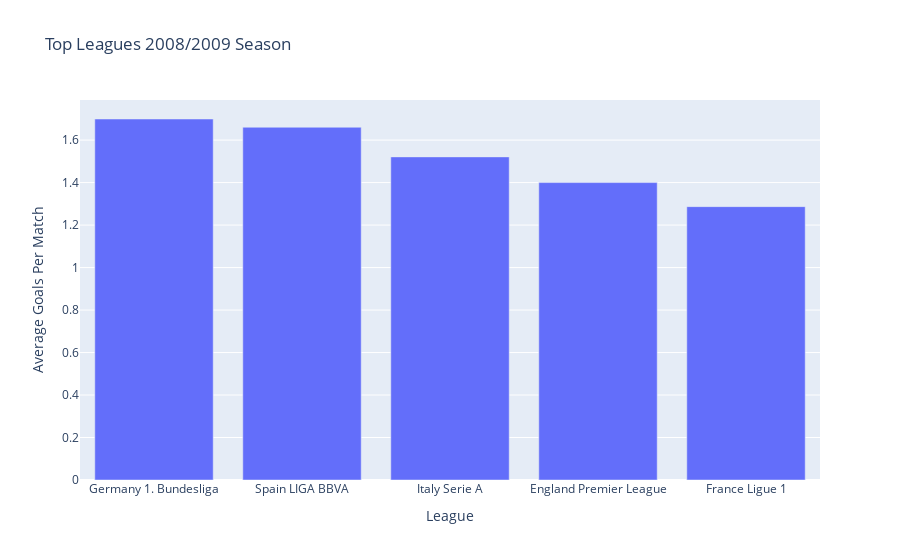

Notebook source saved alongside this figure:
### Code cell
season_8_9 = season_8_9.sort_values(['avg_home_goals','avg_away_goals'], ascending=False)[['league_name','avg_goals_per_match','avg_home_goals','avg_away_goals']].copy()
fig = px.bar(season_8_9 , x='league_name' , y='avg_home_goals', title='Top Leagues 2008/2009 Season')
fig.update_xaxes(title_text='League')
fig.update_yaxes(title_text='Average Goals Per Match')

fig.show()

### Figure 1 — Plotly figure (JSON) as saved in the notebook; plotly's stock layout.template omitted (floating-point values rounded to 4 significant figures)
{"data": [{"alignmentgroup": "True", "hovertemplate": "league_name=%{x}<br>avg_home_goals=%{y}<extra></extra>", "legendgroup": "", "marker": {"color": "#636efa", "pattern": {"shape": ""}}, "name": "", "offsetgroup": "", "orientation": "v", "showlegend": false, "textposition": "auto", "type": "bar", "x": ["Germany 1. Bundesliga", "Spain LIGA BBVA", "Italy Serie A", "England Premier League", "France Ligue 1"], "xaxis": "x", "y": [1.699, 1.661, 1.521, 1.4, 1.287], "yaxis": "y"}], "layout": {"barmode": "relative", "legend": {"tracegroupgap": 0}, "title": {"text": "Top Leagues 2008/2009 Season"}, "xaxis": {"anchor": "y", "domain": [0, 1], "title": {"text": "League"}}, "yaxis": {"anchor": "x", "domain": [0, 1], "title": {"text": "Average Goals Per Match"}}}}
